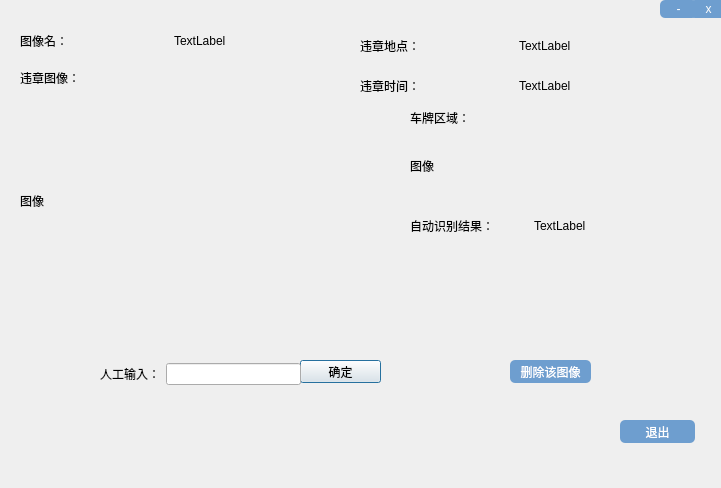
<?xml version="1.0" encoding="UTF-8"?>
<ui version="4.0">
 <class>recognitionDialog</class>
 <widget class="QDialog" name="recognitionDialog">
  <property name="geometry">
   <rect>
    <x>0</x>
    <y>0</y>
    <width>721</width>
    <height>488</height>
   </rect>
  </property>
  <property name="windowTitle">
   <string>Dialog</string>
  </property>
  <widget class="QLabel" name="label">
   <property name="geometry">
    <rect>
     <x>0</x>
     <y>0</y>
     <width>721</width>
     <height>491</height>
    </rect>
   </property>
   <property name="text">
    <string/>
   </property>
   <property name="pixmap">
    <pixmap resource="image.qrc">:/image/receive_3.png</pixmap>
   </property>
  </widget>
  <widget class="QLabel" name="l_carPic">
   <property name="geometry">
    <rect>
     <x>20</x>
     <y>100</y>
     <width>271</width>
     <height>201</height>
    </rect>
   </property>
   <property name="text">
    <string>图像</string>
   </property>
  </widget>
  <widget class="QPushButton" name="btn_modify">
   <property name="geometry">
    <rect>
     <x>300</x>
     <y>360</y>
     <width>81</width>
     <height>23</height>
    </rect>
   </property>
   <property name="styleSheet">
    <string notr="true">font: 12pt &quot;Agency FB&quot;;</string>
   </property>
   <property name="text">
    <string>确定</string>
   </property>
  </widget>
  <widget class="QToolButton" name="btn_min">
   <property name="geometry">
    <rect>
     <x>660</x>
     <y>0</y>
     <width>37</width>
     <height>18</height>
    </rect>
   </property>
   <property name="styleSheet">
    <string notr="true">font: 75 12pt &quot;微软雅黑&quot;;
background-color: rgb(110, 158, 207);
color: rgb(255, 255, 255);
border-radius:5px;</string>
   </property>
   <property name="text">
    <string>-</string>
   </property>
  </widget>
  <widget class="QPushButton" name="btn_delete">
   <property name="geometry">
    <rect>
     <x>510</x>
     <y>360</y>
     <width>81</width>
     <height>23</height>
    </rect>
   </property>
   <property name="styleSheet">
    <string notr="true">font: 75 12pt &quot;微软雅黑&quot;;
background-color: rgb(110, 158, 207);
color: rgb(255, 255, 255);
border-radius:5px;</string>
   </property>
   <property name="text">
    <string>删除该图像</string>
   </property>
  </widget>
  <widget class="QPushButton" name="btn_exit">
   <property name="geometry">
    <rect>
     <x>620</x>
     <y>420</y>
     <width>75</width>
     <height>23</height>
    </rect>
   </property>
   <property name="styleSheet">
    <string notr="true">font: 75 12pt &quot;微软雅黑&quot;;
background-color: rgb(110, 158, 207);
color: rgb(255, 255, 255);
border-radius:5px;</string>
   </property>
   <property name="text">
    <string>退出</string>
   </property>
  </widget>
  <widget class="QWidget" name="layoutWidget">
   <property name="geometry">
    <rect>
     <x>20</x>
     <y>30</y>
     <width>301</width>
     <height>22</height>
    </rect>
   </property>
   <layout class="QHBoxLayout" name="horizontalLayout">
    <item>
     <widget class="QLabel" name="label_2">
      <property name="styleSheet">
       <string notr="true">font: 12pt &quot;Agency FB&quot;;</string>
      </property>
      <property name="text">
       <string>图像名：</string>
      </property>
     </widget>
    </item>
    <item>
     <widget class="QLabel" name="l_picName">
      <property name="styleSheet">
       <string notr="true">font: 12pt &quot;Arial Narrow&quot;;</string>
      </property>
      <property name="text">
       <string>TextLabel</string>
      </property>
     </widget>
    </item>
   </layout>
  </widget>
  <widget class="QLabel" name="l_platePic">
   <property name="geometry">
    <rect>
     <x>410</x>
     <y>130</y>
     <width>241</width>
     <height>71</height>
    </rect>
   </property>
   <property name="text">
    <string>图像</string>
   </property>
  </widget>
  <widget class="QToolButton" name="btn_close">
   <property name="geometry">
    <rect>
     <x>690</x>
     <y>0</y>
     <width>37</width>
     <height>18</height>
    </rect>
   </property>
   <property name="styleSheet">
    <string notr="true">font: 75 12pt &quot;微软雅黑&quot;;
background-color: rgb(110, 158, 207);
color: rgb(255, 255, 255);
border-radius:5px;</string>
   </property>
   <property name="text">
    <string>x</string>
   </property>
  </widget>
  <widget class="QLabel" name="label_9">
   <property name="geometry">
    <rect>
     <x>410</x>
     <y>110</y>
     <width>71</width>
     <height>16</height>
    </rect>
   </property>
   <property name="styleSheet">
    <string notr="true">font: 12pt &quot;Agency FB&quot;;</string>
   </property>
   <property name="text">
    <string>车牌区域：</string>
   </property>
  </widget>
  <widget class="QLabel" name="l_pic">
   <property name="geometry">
    <rect>
     <x>20</x>
     <y>70</y>
     <width>71</width>
     <height>16</height>
    </rect>
   </property>
   <property name="styleSheet">
    <string notr="true">font: 12pt &quot;Agency FB&quot;;</string>
   </property>
   <property name="text">
    <string>违章图像：</string>
   </property>
  </widget>
  <widget class="QWidget" name="layoutWidget_3">
   <property name="geometry">
    <rect>
     <x>360</x>
     <y>70</y>
     <width>311</width>
     <height>31</height>
    </rect>
   </property>
   <layout class="QHBoxLayout" name="horizontalLayout_3">
    <item>
     <widget class="QLabel" name="label_3">
      <property name="styleSheet">
       <string notr="true">font: 12pt &quot;Agency FB&quot;;</string>
      </property>
      <property name="text">
       <string>违章时间：</string>
      </property>
     </widget>
    </item>
    <item>
     <widget class="QLabel" name="l_time">
      <property name="styleSheet">
       <string notr="true">font: 12pt &quot;Arial Narrow&quot;;</string>
      </property>
      <property name="text">
       <string>TextLabel</string>
      </property>
     </widget>
    </item>
   </layout>
  </widget>
  <widget class="QWidget" name="layoutWidget_2">
   <property name="geometry">
    <rect>
     <x>100</x>
     <y>360</y>
     <width>201</width>
     <height>28</height>
    </rect>
   </property>
   <layout class="QHBoxLayout" name="horizontalLayout_5">
    <item>
     <widget class="QLabel" name="label_13">
      <property name="styleSheet">
       <string notr="true">font: 12pt &quot;Agency FB&quot;;</string>
      </property>
      <property name="text">
       <string>人工输入：</string>
      </property>
     </widget>
    </item>
    <item>
     <widget class="QLineEdit" name="le_plateNumber">
      <property name="styleSheet">
       <string notr="true">font: 12pt &quot;Arial Narrow&quot;;</string>
      </property>
     </widget>
    </item>
   </layout>
  </widget>
  <widget class="QWidget" name="layoutWidget_5">
   <property name="geometry">
    <rect>
     <x>410</x>
     <y>210</y>
     <width>241</width>
     <height>31</height>
    </rect>
   </property>
   <layout class="QHBoxLayout" name="horizontalLayout_4">
    <item>
     <widget class="QLabel" name="label_11">
      <property name="styleSheet">
       <string notr="true">font: 12pt &quot;Agency FB&quot;;</string>
      </property>
      <property name="text">
       <string>自动识别结果：</string>
      </property>
     </widget>
    </item>
    <item>
     <widget class="QLabel" name="l_plateNumber">
      <property name="styleSheet">
       <string notr="true">font: 12pt &quot;Arial Narrow&quot;;</string>
      </property>
      <property name="text">
       <string>TextLabel</string>
      </property>
     </widget>
    </item>
   </layout>
  </widget>
  <widget class="QWidget" name="layoutWidget_4">
   <property name="geometry">
    <rect>
     <x>360</x>
     <y>30</y>
     <width>311</width>
     <height>31</height>
    </rect>
   </property>
   <layout class="QHBoxLayout" name="horizontalLayout_2">
    <item>
     <widget class="QLabel" name="label_4">
      <property name="styleSheet">
       <string notr="true">font: 12pt &quot;Agency FB&quot;;</string>
      </property>
      <property name="text">
       <string>违章地点：</string>
      </property>
     </widget>
    </item>
    <item>
     <widget class="QLabel" name="l_location">
      <property name="styleSheet">
       <string notr="true">font: 12pt &quot;Arial Narrow&quot;;</string>
      </property>
      <property name="text">
       <string>TextLabel</string>
      </property>
     </widget>
    </item>
   </layout>
  </widget>
 </widget>
 <resources>
  <include location="image.qrc"/>
 </resources>
 <connections/>
</ui>
